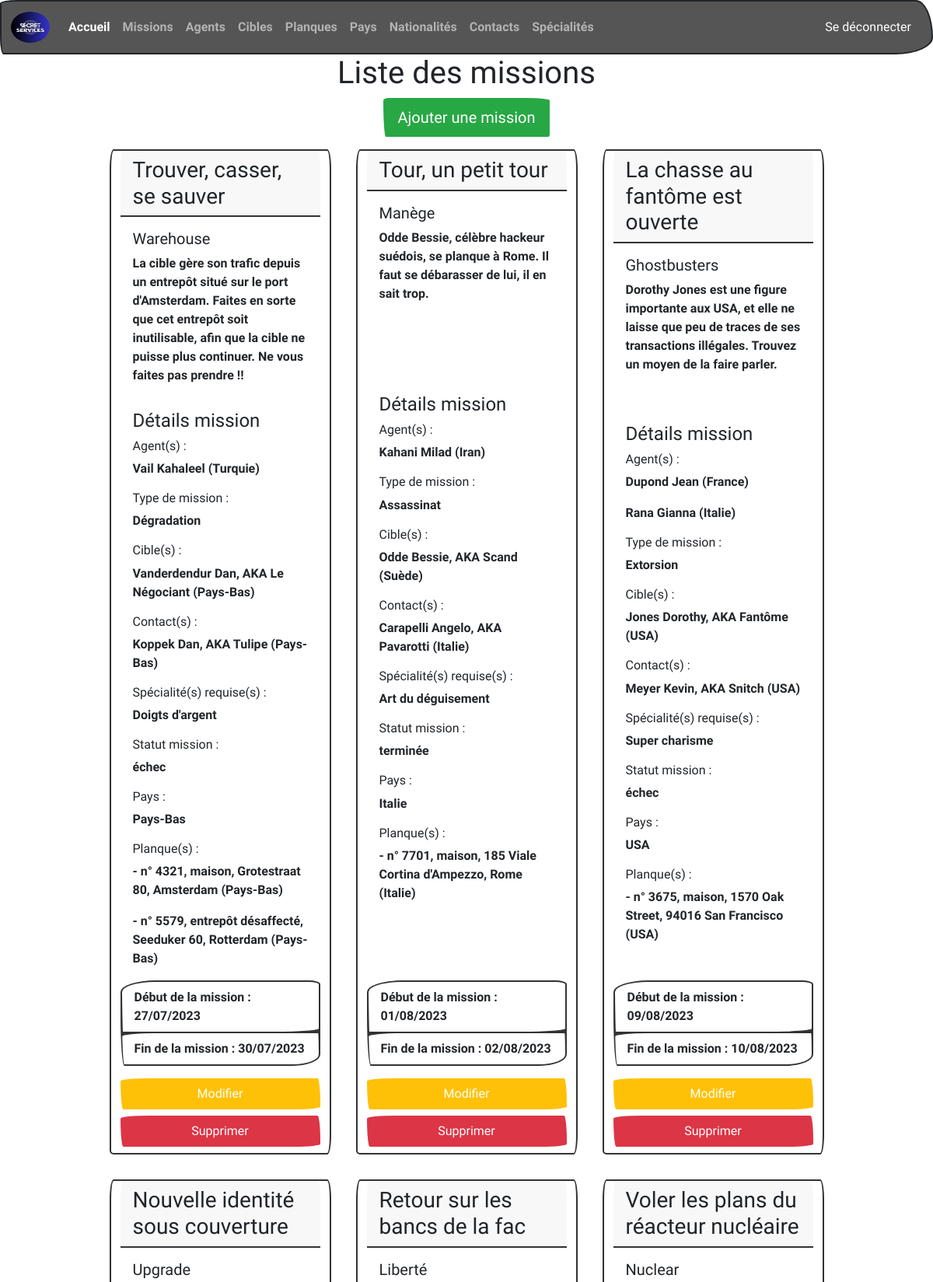
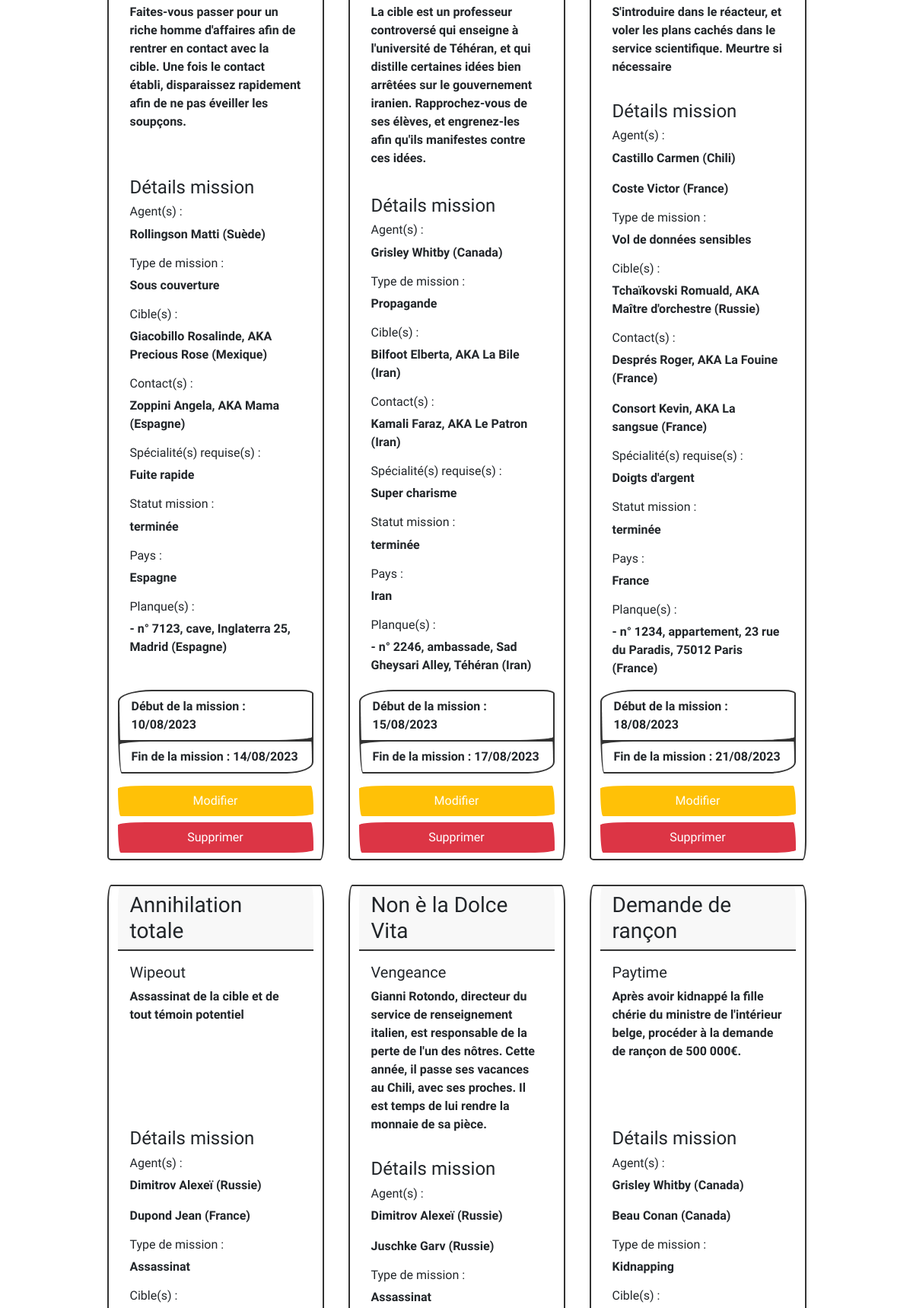
/mission (signed in, upper part), run on the app's committed database (2 pictures, top to bottom).
### tables this page shows
CREATE TABLE IF NOT EXISTS `mission` (
  `id` int(11) NOT NULL AUTO_INCREMENT,
  `title` varchar(50) NOT NULL,
  `description` text NOT NULL,
  `codeName` varchar(50) NOT NULL,
  `beginsAt` date NOT NULL,
  `endsAt` date NOT NULL,
  `idMissionType` int(11) NOT NULL,
  `idMissionStatus` int(11) NOT NULL,
  `idCountry` int(11) NOT NULL,
  `idSpeciality` int(11) NOT NULL,
  PRIMARY KEY (`id`),
  KEY `idMissionType` (`idMissionType`),
  KEY `idMissionStatus` (`idMissionStatus`),
  KEY `idCountry` (`idCountry`),
  KEY `idSpeciality` (`idSpeciality`),
  CONSTRAINT `mission_ibfk_1` FOREIGN KEY (`idMissionType`) REFERENCES `missiontype` (`id`) ON DELETE CASCADE ON UPDATE CASCADE,
  CONSTRAINT `mission_ibfk_2` FOREIGN KEY (`idMissionStatus`) REFERENCES `missionstatus` (`id`) ON DELETE CASCADE ON UPDATE CASCADE,
  CONSTRAINT `mission_ibfk_3` FOREIGN KEY (`idCountry`) REFERENCES `country` (`id`) ON DELETE CASCADE ON UPDATE CASCADE,
  CONSTRAINT `mission_ibfk_4` FOREIGN KEY (`idSpeciality`) REFERENCES `speciality` (`id`) ON DELETE CASCADE ON UPDATE CASCADE
);

CREATE TABLE IF NOT EXISTS `agent` (
  `id` int(11) NOT NULL AUTO_INCREMENT,
  `lastName` varchar(50) NOT NULL,
  `firstName` varchar(50) NOT NULL,
  `birthdate` date NOT NULL,
  `identificationCode` int(3) unsigned zerofill NOT NULL,
  `idNationality` int(11) NOT NULL,
  PRIMARY KEY (`id`),
  KEY `idNationality` (`idNationality`) USING BTREE,
  CONSTRAINT `agent_ibfk_1` FOREIGN KEY (`idNationality`) REFERENCES `nationality` (`id`) ON DELETE CASCADE ON UPDATE CASCADE
);

CREATE TABLE IF NOT EXISTS `nationality` (
  `id` int(11) NOT NULL AUTO_INCREMENT,
  `name` varchar(50) NOT NULL,
  PRIMARY KEY (`id`)
);

CREATE TABLE IF NOT EXISTS `missiontype` (
  `id` int(11) NOT NULL AUTO_INCREMENT,
  `name` varchar(50) NOT NULL,
  PRIMARY KEY (`id`)
);

CREATE TABLE IF NOT EXISTS `target` (
  `id` int(11) NOT NULL AUTO_INCREMENT,
  `lastName` varchar(50) NOT NULL,
  `firstName` varchar(50) NOT NULL,
  `birthdate` date NOT NULL,
  `codeName` varchar(50) NOT NULL,
  `idNationality` int(11) NOT NULL,
  PRIMARY KEY (`id`),
  KEY `idNationality` (`idNationality`) USING BTREE,
  CONSTRAINT `target_ibfk_1` FOREIGN KEY (`idNationality`) REFERENCES `nationality` (`id`) ON DELETE CASCADE ON UPDATE CASCADE
);

CREATE TABLE IF NOT EXISTS `contact` (
  `id` int(11) NOT NULL AUTO_INCREMENT,
  `lastName` varchar(50) NOT NULL,
  `firstName` varchar(50) NOT NULL,
  `birthdate` date NOT NULL,
  `codeName` varchar(50) NOT NULL,
  `idNationality` int(11) NOT NULL,
  PRIMARY KEY (`id`),
  KEY `idNationality` (`idNationality`) USING BTREE,
  CONSTRAINT `contact_ibfk_1` FOREIGN KEY (`idNationality`) REFERENCES `nationality` (`id`) ON DELETE CASCADE ON UPDATE CASCADE
);

CREATE TABLE IF NOT EXISTS `speciality` (
  `id` int(11) NOT NULL AUTO_INCREMENT,
  `name` varchar(50) NOT NULL,
  `description` text NOT NULL,
  PRIMARY KEY (`id`)
);

CREATE TABLE IF NOT EXISTS `missionstatus` (
  `id` int(11) NOT NULL AUTO_INCREMENT,
  `name` varchar(50) NOT NULL,
  PRIMARY KEY (`id`)
);

CREATE TABLE IF NOT EXISTS `country` (
  `id` int(11) NOT NULL AUTO_INCREMENT,
  `name` varchar(50) NOT NULL,
  PRIMARY KEY (`id`)
);

CREATE TABLE IF NOT EXISTS `hideout` (
  `id` int(11) NOT NULL AUTO_INCREMENT,
  `code` int(11) NOT NULL,
  `address` varchar(100) NOT NULL,
  `type` varchar(50) NOT NULL,
  `idCountry` int(11) NOT NULL,
  PRIMARY KEY (`id`),
  UNIQUE KEY `code` (`code`) USING BTREE,
  KEY `idCountry` (`idCountry`) USING BTREE,
  CONSTRAINT `hideout_ibfk_1` FOREIGN KEY (`idCountry`) REFERENCES `country` (`id`) ON DELETE CASCADE ON UPDATE CASCADE
);

### views/mission/missionList.php (the view, shortened to what the rows shown need)
<?php
if (isset($_SESSION['connect']) && $_SESSION['role'] === '["ROLE_ADMIN"]') {
?>
<div class="row justify-content-center">
    <h1 class="text-center">Liste des missions</h1>
</div>
<div class="row justify-content-center">
<?php
foreach ($missions as $mission) :
    $mission = new Mission ($mission['id'], $mission['title'], $mission['description'], $mission['codeName'],
                            $mission['beginsAt'], $mission['endsAt'], $mission['missionType'],
                            $mission['missionStatus'], $mission['country'], $mission['speciality']);
    $agents = $this->missionManager->showMissionAgents($mission->getId());
    $contacts = $this->missionManager->showMissionContacts($mission->getId());
    $missionType = $mission->getMissionType();
    $missionStatus = $mission->getMissionStatus();
    $country = $mission->getCountry();
    $speciality = $mission->getSpeciality();
    $targets = $this->missionManager->showMissionTargets($mission->getId());
    $hideouts = $this->missionManager->showMissionHideouts($mission->getId());
?>
<div class="card mb-3 col-md-3 m-3">
    <h3 class="card-header"><?= $mission->getTitle(); ?></h3>
    <div class="card-body">
        <h5 class="card-title"><?= $mission->getCodeName(); ?></h5>
        <p class="card-text"><?= $mission->getDescription(); ?></p>
    </div>
    <div class="card-body">
        <h4 class="card-title">Détails mission</h4>
        <h6 class="card-text">Agent(s) : </h6>
        <?php
        foreach ($agents as $agent) :
        $agentNationality = $this->agentManager->showAgentNationality($agent['id']);
        ?>
        <p class="card-text"><?= $agent['lastName'] ?> <?= $agent['firstName'] ?> (<?= $agentNationality ?>)</p>
        <?php
        endforeach;
        ?>
        <h6 class="card-text">Type de mission : </h6>
        <p class="card-text"><?= $missionType; ?></p>
        <h6 class="card-text">Cible(s) : </h6>
        <?php
        foreach ($targets as $target) :
        ?>
        <p class="card-text">
            <?= $target['lastName'] ?> <?= $target['firstName'] ?>,
            AKA <?= $target['codeName'] ?> (<?= $target['nationality'] ?>)
        </p>
        <?php
        endforeach;
        ?>
        <h6 class="card-text">Contact(s) : </h6>
        <?php
        foreach ($contacts as $contact) :
            $contactNationality = $this->contactManager->showContactNationality($contact['id']);
        ?>
        <p class="card-text">
            <?= $contact['lastName'] ?> <?= $contact['firstName'] ?>,
            AKA <?= $contact['codeName'] ?> (<?= $contactNationality ?>)
        </p>
        <?php
        endforeach;
        ?>
        <h6 class="card-text">Spécialité(s) requise(s) : </h6>
        <p class="card-text"><?= $speciality; ?></p>
        <h6 class="card-text">Statut mission : </h6>
        <p class="card-text"><?= $missionStatus; ?></p>
        <h6 class="card-text">Pays : </h6>
        <p class="card-text"><?= $country ?></p>
        <h6 class="card-text">Planque(s) : </h6>
        <?php
        if (!empty($hideouts)) {
        foreach ($hideouts as $hideout) :
        ?>
        <p class="card-text">
            - n° <?= $hideout['code'] ?>, <?= $hideout['type'] ?>,
            <?= $hideout['address'] ?> (<?= $hideout['country'] ?>)
        </p>
        <?php
        endforeach;
        } else {
        ?>
        <p class="card-text">Pas de planque</p>
        <?php
        }
        ?>
    </div>
    <ul class="list-group list-group-flush">
        <li class="list-group-item">Début de la mission : <?= date('d/m/Y', strtotime($mission->getBeginsAt()))?></li>
        <li class="list-group-item">Fin de la mission : <?= date('d/m/Y', strtotime($mission->getEndsAt()))?></li>
    </ul>
    <form action="<?= BASE_URL ?>/mission/edit" method="POST">
        <div class="d-grid gap-2 mx-auto">
            <button type="submit" class="d-block btn btn-warning mt-3">Modifier</button>
        </div>
    </form>
    <form action="<?= BASE_URL ?>/mission" method="POST" onSubmit="return confirm('Êtes-vous sûr?');">
        <div class="d-grid gap-2 mx-auto">
            <button type="submit" class="d-block btn btn-danger mt-2 mb-2">Supprimer</button>
        </div>
    </form>
</div>
<?php
endforeach;
?>
</div>
<?php
}
?>
<?php
require('views/global/layout.php');
?>

### data on the page
mission: title "Trouver, casser, se sauver", codeName "Warehouse", description "La cible gère son trafic depuis un entrepôt situé sur le port d'Amsterdam. Faites en sorte que cet entrepôt soit inutilisable, afin que la cible ne puisse plus continuer. Ne vous faites pas prendre !!", idMissionType.name "Dégradation", idSpeciality.name "Doigts d'argent", idMissionStatus.name "échec", idCountry.name "Pays-Bas", beginsAt "27/07/2023", endsAt "30/07/2023"
agent: lastName "Vail", firstName "Kahaleel", id.name "Turquie"
target: lastName "Vanderdendur", firstName "Dan", codeName "Le Négociant", idNationality.name "Pays-Bas"
contact: lastName "Koppek", firstName "Dan", codeName "Tulipe", id.name "Pays-Bas"
hideout: code "4321", type "maison", address "Grotestraat 80, Amsterdam", idCountry.name "Pays-Bas"
hideout: code "5579", type "entrepôt désaffecté", address "Seeduker 60, Rotterdam", idCountry.name "Pays-Bas"
mission: title "Tour, un petit tour", codeName "Manège", description "Odde Bessie, célèbre hackeur suédois, se planque à Rome. Il faut se débarasser de lui, il en sait trop.", idMissionType.name "Assassinat", idSpeciality.name "Art du déguisement", idMissionStatus.name "terminée", idCountry.name "Italie", beginsAt "01/08/2023", endsAt "02/08/2023"
agent: lastName "Kahani", firstName "Milad", id.name "Iran"
target: lastName "Odde", firstName "Bessie", codeName "Scand", idNationality.name "Suède"
contact: lastName "Carapelli", firstName "Angelo", codeName "Pavarotti", id.name "Italie"
hideout: code "7701", type "maison", address "185 Viale Cortina d'Ampezzo, Rome", idCountry.name "Italie"
mission: title "La chasse au fantôme est ouverte", codeName "Ghostbusters", description "Dorothy Jones est une figure importante aux USA, et elle ne laisse que peu de traces de ses transactions illégales. Trouvez un moyen de la faire parler.", idMissionType.name "Extorsion", idSpeciality.name "Super charisme", idMissionStatus.name "échec", idCountry.name "USA", beginsAt "09/08/2023", endsAt "10/08/2023"
agent: lastName "Dupond", firstName "Jean", id.name "France"
agent: lastName "Rana", firstName "Gianna", id.name "Italie"
target: lastName "Jones", firstName "Dorothy", codeName "Fantôme", idNationality.name "USA"
contact: lastName "Meyer", firstName "Kevin", codeName "Snitch", id.name "USA"
hideout: code "3675", type "maison", address "1570 Oak Street, 94016 San Francisco", idCountry.name "USA"
mission: title "Nouvelle identité sous couverture", codeName "Upgrade", description "Faites-vous passer pour un riche homme d'affaires afin de rentrer en contact avec la cible. Une fois le contact établi, disparaissez rapidement afin de ne pas éveiller les soupçons.", idMissionType.name "Sous couverture", idSpeciality.name "Fuite rapide", idMissionStatus.name "terminée", idCountry.name "Espagne", beginsAt "10/08/2023", endsAt "14/08/2023"
agent: lastName "Rollingson", firstName "Matti", id.name "Suède"
target: lastName "Giacobillo", firstName "Rosalinde", codeName "Precious Rose", idNationality.name "Mexique"
contact: lastName "Zoppini", firstName "Angela", codeName "Mama", id.name "Espagne"
hideout: code "7123", type "cave", address "Inglaterra 25, Madrid", idCountry.name "Espagne"
mission: title "Retour sur les bancs de la fac", codeName "Liberté", description "La cible est un professeur controversé qui enseigne à l'université de Téhéran, et qui distille certaines idées bien arrêtées sur le gouvernement iranien. Rapprochez-vous de ses élèves, et engrenez-les afin qu'ils manifestes contre ces idées.", idMissionType.name "Propagande", idSpeciality.name "Super charisme", idMissionStatus.name "terminée", idCountry.name "Iran", beginsAt "15/08/2023", endsAt "17/08/2023"
agent: lastName "Grisley", firstName "Whitby", id.name "Canada"
target: lastName "Bilfoot", firstName "Elberta", codeName "La Bile", idNationality.name "Iran"
contact: lastName "Kamali", firstName "Faraz", codeName "Le Patron", id.name "Iran"
hideout: code "2246", type "ambassade", address "Sad Gheysari Alley, Téhéran", idCountry.name "Iran"
mission: title "Voler les plans du réacteur nucléaire", codeName "Nuclear", description "S'introduire dans le réacteur, et voler les plans cachés dans le service scientifique. Meurtre si nécessaire", idMissionType.name "Vol de données sensibles", idSpeciality.name "Doigts d'argent", idMissionStatus.name "terminée", idCountry.name "France", beginsAt "18/08/2023", endsAt "21/08/2023"
agent: lastName "Castillo", firstName "Carmen", id.name "Chili"
agent: lastName "Coste", firstName "Victor", id.name "France"
target: lastName "Tchaïkovski", firstName "Romuald", codeName "Maître d'orchestre", idNationality.name "Russie"
contact: lastName "Després", firstName "Roger", codeName "La Fouine", id.name "France"
contact: lastName "Consort", firstName "Kevin", codeName "La sangsue", id.name "France"
hideout: code "1234", type "appartement", address "23 rue du Paradis, 75012 Paris", idCountry.name "France"
mission: title "Annihilation totale", codeName "Wipeout", description "Assassinat de la cible et de tout témoin potentiel", idMissionType.name "Assassinat"
agent: lastName "Dimitrov", firstName "Alexeï", id.name "Russie"
mission: title "Non è la Dolce Vita", codeName "Vengeance", description "Gianni Rotondo, directeur du service de renseignement italien, est responsable de la perte de l'un des nôtres. Cette année, il passe ses vacances au Chili, avec ses proches. Il est temps de lui rendre la monnaie de sa pièce.", idMissionType.name "Assassinat"
agent: lastName "Juschke", firstName "Garv", id.name "Russie"
mission: title "Demande de rançon", codeName "Paytime", description "Après avoir kidnappé la fille chérie du ministre de l'intérieur belge, procéder à la demande de rançon de 500 000€.", idMissionType.name "Kidnapping"
agent: lastName "Beau", firstName "Conan", id.name "Canada"
